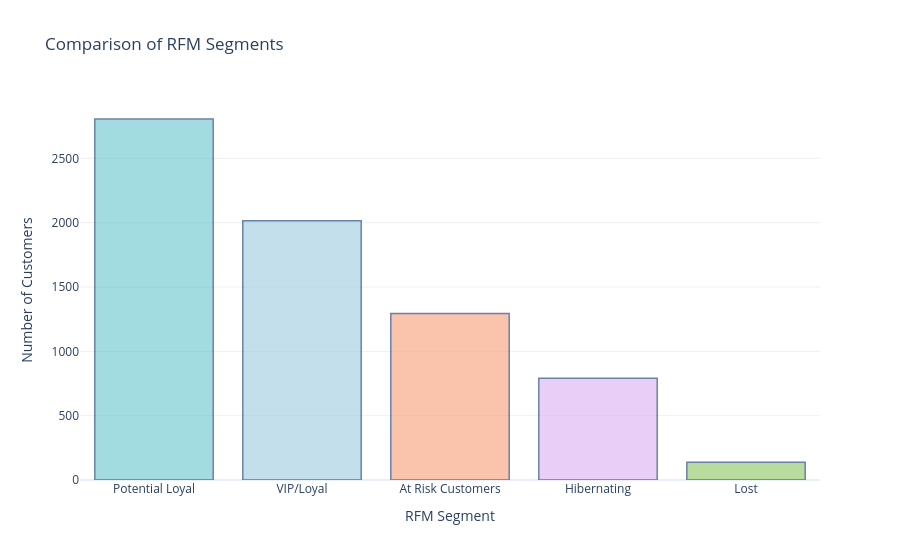

The cell this chart's notebook holds for it:
### Code cell
import plotly.graph_objects as go
import plotly.colors

# 1. Prepare the data and EXPLICITLY rename columns to avoid KeyErrors
segment_counts = rfm_data['RFM_Customer_Segment'].value_counts().reset_index()
segment_counts.columns = ['RFM_Customer_Segment', 'Count'] # Force names to be consistent

# 2. Define your colors
pastel_colors = plotly.colors.qualitative.Pastel
vip_color = 'rgb(158,202,225)'

# 3. Initialize the figure
fig = go.Figure(
    data=[
        go.Bar(
            x=segment_counts['RFM_Customer_Segment'], 
            y=segment_counts['Count'], # Now matches the explicit name above
            marker=dict(
                color=[vip_color if segment == 'VIP/Loyal' else pastel_colors[i % len(pastel_colors)] 
                       for i, segment in enumerate(segment_counts['RFM_Customer_Segment'])]
            ),
            marker_line_color='rgb(8,48,107)',
            marker_line_width=1.5, 
            opacity=0.6
        )
    ]
)

# 4. Update the layout
fig.update_layout(
    title='Comparison of RFM Segments',
    xaxis_title='RFM Segment',
    yaxis_title='Number of Customers',
    showlegend=False,
    template='plotly_white'
)

fig.show()

### Figure 1 — Plotly figure (JSON) as saved in the notebook; plotly's stock layout.template omitted (floating-point values rounded to 4 significant figures)
{"data": [{"marker": {"color": ["rgb(102, 197, 204)", "rgb(158,202,225)", "rgb(248, 156, 116)", "rgb(220, 176, 242)", "rgb(135, 197, 95)"], "line": {"color": "rgb(8,48,107)", "width": 1.5}}, "opacity": 0.6, "type": "bar", "x": ["Potential Loyal", "VIP/Loyal", "At Risk Customers", "Hibernating", "Lost"], "y": [2806, 2015, 1294, 790, 138]}], "layout": {"showlegend": false, "title": {"text": "Comparison of RFM Segments"}, "xaxis": {"title": {"text": "RFM Segment"}}, "yaxis": {"title": {"text": "Number of Customers"}}}}
